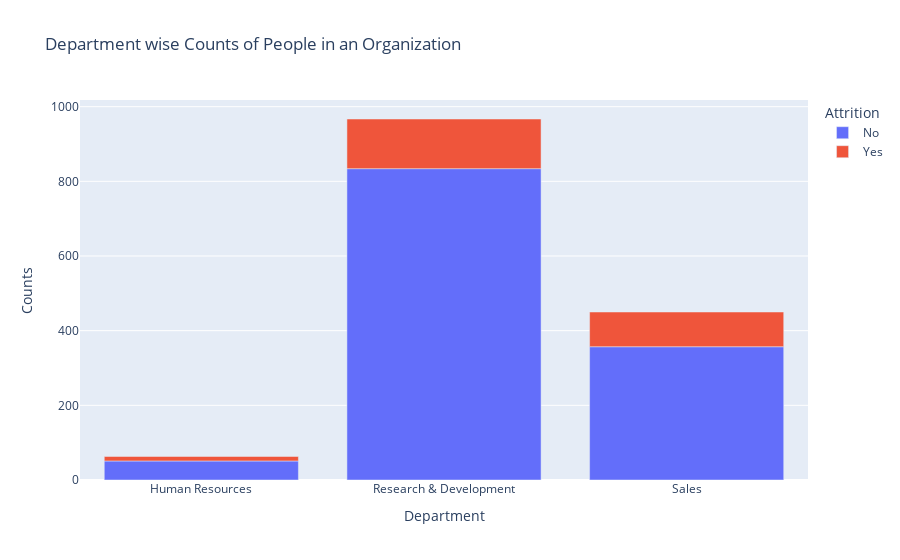

The notebook cell this image was saved under:
### Code cell
department_attrition = df.groupby(['Department','Attrition']).apply(lambda x:x['DailyRate'].count()).reset_index(name='Counts')
fig=px.bar(department_attrition,x='Department',y='Counts',color='Attrition',title='Department wise Counts of People in an Organization')
fig.show()

### Figure 1 — Plotly figure (JSON) as saved in the notebook; plotly's stock layout.template omitted (floating-point values rounded to 4 significant figures)
{"data": [{"alignmentgroup": "True", "hovertemplate": "Attrition=No<br>Department=%{x}<br>Counts=%{y}<extra></extra>", "legendgroup": "No", "marker": {"color": "#636efa", "pattern": {"shape": ""}}, "name": "No", "offsetgroup": "No", "orientation": "v", "showlegend": true, "textposition": "auto", "type": "bar", "x": ["Human Resources", "Research & Development", "Sales"], "xaxis": "x", "y": [51, 834, 357], "yaxis": "y"}, {"alignmentgroup": "True", "hovertemplate": "Attrition=Yes<br>Department=%{x}<br>Counts=%{y}<extra></extra>", "legendgroup": "Yes", "marker": {"color": "#EF553B", "pattern": {"shape": ""}}, "name": "Yes", "offsetgroup": "Yes", "orientation": "v", "showlegend": true, "textposition": "auto", "type": "bar", "x": ["Human Resources", "Research & Development", "Sales"], "xaxis": "x", "y": [12, 133, 93], "yaxis": "y"}], "layout": {"barmode": "relative", "legend": {"title": {"text": "Attrition"}, "tracegroupgap": 0}, "title": {"text": "Department wise Counts of People in an Organization"}, "xaxis": {"anchor": "y", "domain": [0, 1], "title": {"text": "Department"}}, "yaxis": {"anchor": "x", "domain": [0, 1], "title": {"text": "Counts"}}}}
